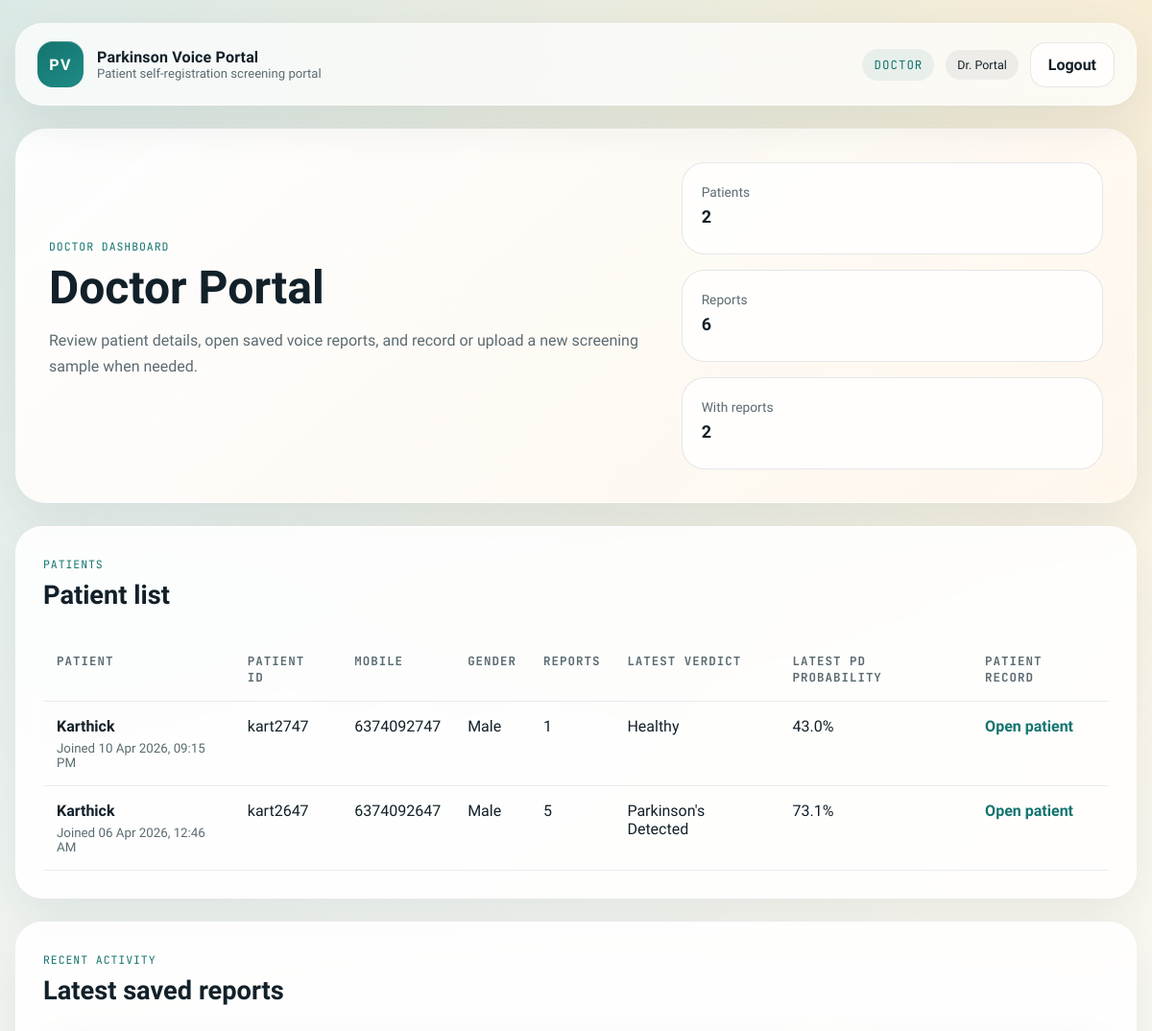
Page /doctor/dashboard (signed in, upper part) on the earlier database version.
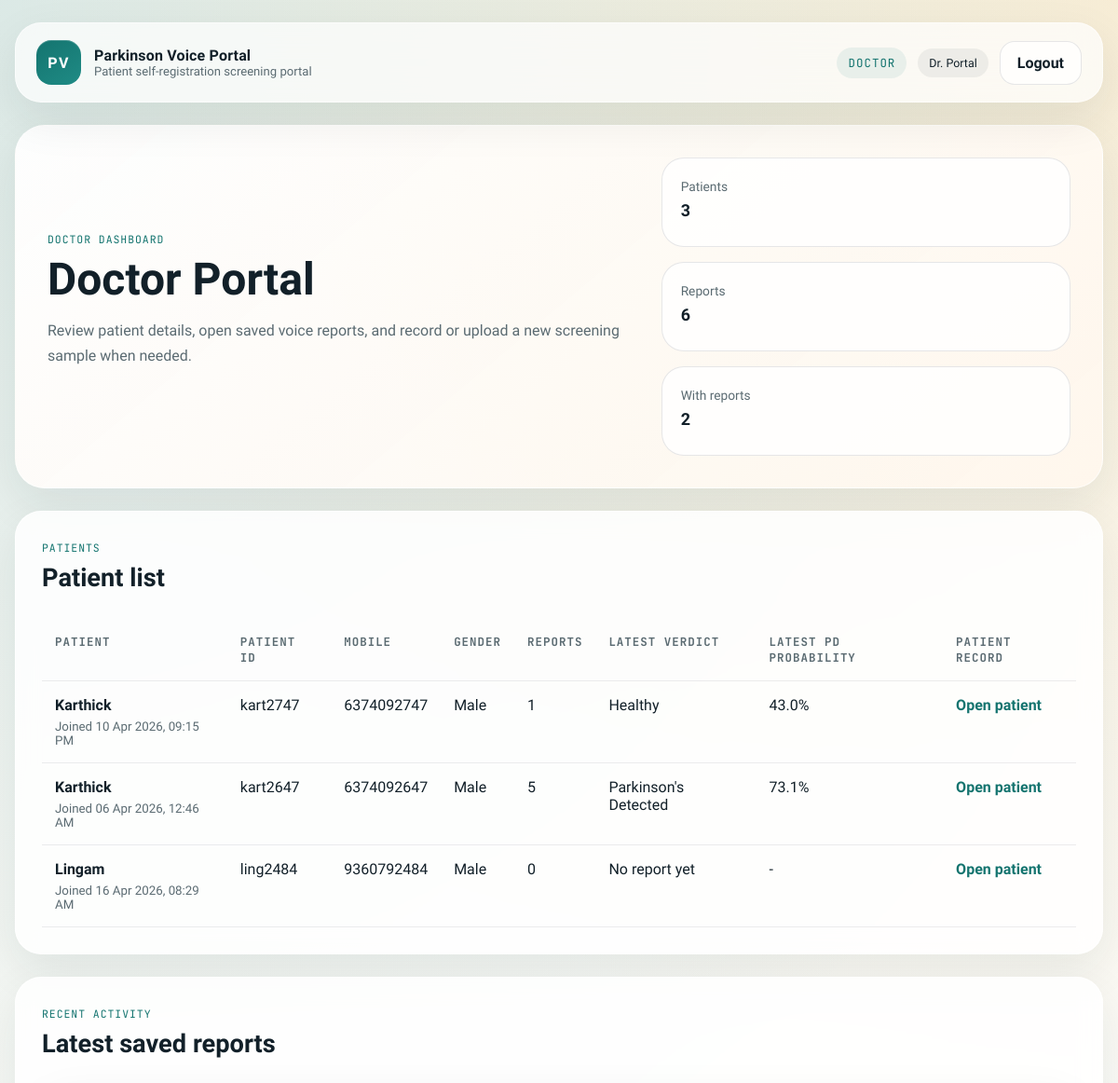
Same page on the later database version.
### tables this page shows
CREATE TABLE users (
            id INTEGER PRIMARY KEY AUTOINCREMENT,
            full_name TEXT NOT NULL,
            mobile_number TEXT,
            username TEXT NOT NULL UNIQUE,
            password_hash TEXT,
            role TEXT NOT NULL CHECK(role IN ('patient', 'doctor')),
            created_at TEXT NOT NULL
        , gender TEXT DEFAULT 'unspecified');

### app.py (the view)
@app.route("/doctor/dashboard")
@login_required(role="doctor")
def doctor_dashboard():
    patient_summaries = list_patient_summaries()
    recent_reports = list_recent_reports(limit=10)
    total_reports = sum(item["report_count"] for item in patient_summaries)
    return render_template(
        "doctor_dashboard.html",
        patient_summaries=patient_summaries,
        recent_reports=recent_reports,
        total_reports=total_reports,
    )

### app.py (called while the page is built)
def get_db() -> sqlite3.Connection:
    if "db" not in g:
        os.makedirs(DATA_DIR, exist_ok=True)
        connection = sqlite3.connect(app.config["DATABASE_PATH"])
        connection.row_factory = sqlite3.Row
        connection.execute("PRAGMA foreign_keys = ON")
        g.db = connection
    return g.db

def row_to_user(row):
    return dict(row) if row is not None else None

def get_user_by_id(user_id: int, role: str | None = None):
    if user_id is None:
        return None
    db = get_db()
    if role is None:
        row = db.execute("SELECT * FROM users WHERE id = ?", (user_id,)).fetchone()
    else:
        row = db.execute(
            "SELECT * FROM users WHERE id = ? AND role = ?", (user_id, role)
        ).fetchone()
    return row_to_user(row)

def hydrate_report(row):
    if row is None:
        return None
    report = dict(row)
    report["features"] = json.loads(report.pop("features_json") or "{}")
    report["segment_results"] = json.loads(report.pop("segment_results_json") or "[]")
    report["skipped_segments"] = json.loads(
        report.pop("skipped_segments_json") or "[]"
    )
    report["quality_flags"] = json.loads(report.pop("quality_flags_json", "[]") or "[]")
    report["quality_status"] = report.get("quality_status") or "accepted"
    report["needs_retake"] = bool(report.get("needs_retake", 0))
    report["consented_for_training"] = bool(report.get("consented_for_training", 0))
    report["clinician_confirmed_label"] = (
        report.get("clinician_confirmed_label") or "unconfirmed"
    )
    return report

def list_recent_reports(limit: int = 8):
    db = get_db()
    rows = db.execute(
        """
        SELECT
            reports.*,
            users.full_name AS patient_name,
            users.username AS patient_username
        FROM reports
        JOIN users ON users.id = reports.patient_id
        ORDER BY reports.created_at DESC, reports.id DESC
        LIMIT ?
        """,
        (limit,),
    ).fetchall()
    recent_reports = []
    for row in rows:
        item = hydrate_report(row)
        recent_reports.append(item)
    return recent_reports

@app.before_request
def load_current_user() -> None:
    user_id = session.get("user_id")
    g.user = get_user_by_id(user_id)
    if user_id and g.user is None:
        session.clear()

@app.context_processor
def inject_template_helpers():
    return {
        "current_user": g.get("user"),
    }

### templates/doctor_dashboard.html (shortened to what this page needs)
{% extends "base.html" %}
{% block content %}
  <section class="dashboard-hero">
    <div>
      <span class="eyebrow">Doctor dashboard</span>
      <h1>Doctor Portal</h1>
      <p class="muted">
        Review patient details, open saved voice reports, and record or upload a new screening sample when needed.
      </p>
    </div>
    <div class="hero-stats">
      <div class="mini-stat">
        <span>Patients</span>
        <strong>{{ patient_summaries|length }}</strong>
      </div>
      <div class="mini-stat">
        <span>Reports</span>
        <strong>{{ total_reports }}</strong>
      </div>
      <div class="mini-stat">
        <span>With reports</span>
        <strong>{{ patient_summaries|selectattr("report_count")|list|length }}</strong>
      </div>
    </div>
  </section>
  <section class="panel-card">
    <div class="section-head">
      <div>
        <span class="eyebrow">Patients</span>
        <h2>Patient list</h2>
      </div>
    </div>
    <div class="table-wrap">
      <table class="data-table">
        <thead>
          <tr>
            <th>Patient</th>
            <th>Patient ID</th>
            <th>Mobile</th>
            <th>Gender</th>
            <th>Reports</th>
            <th>Latest verdict</th>
            <th>Latest PD probability</th>
            <th>Patient record</th>
          </tr>
        </thead>
        <tbody>
          {% for patient in patient_summaries %}
            <tr>
              <td>
                <strong>{{ patient.full_name }}</strong>
                <small>Joined {{ patient.created_at|dt }}</small>
              </td>
              <td>{{ patient.username }}</td>
              <td>{{ patient.mobile_number or "-" }}</td>
              <td>{{ (patient.gender or "unspecified")|replace('_', ' ')|title }}</td>
              <td>{{ patient.report_count }}</td>
              <td>{{ patient.latest_label or "No report yet" }}</td>
              <td>{{ patient.latest_pd_probability|pct }}</td>
              <td>
                <div class="table-actions">
                  <a class="text-link" href="{{ url_for('doctor_patient_detail', patient_id=patient.id) }}">Open patient</a>
                </div>
              </td>
            </tr>
          {% else %}
            <tr>
              <td colspan="8" class="empty-row">No patients have registered yet.</td>
            </tr>
          {% endfor %}
        </tbody>
      </table>
    </div>
  </section>
  <section class="panel-card">
    <div class="section-head">
      <div>
        <span class="eyebrow">Recent activity</span>
        <h2>Latest saved reports</h2>
      </div>
    </div>
  </section>
{% endblock %}

### templates/base.html (shortened to what this page needs)
<!DOCTYPE html>
<html lang="en">
<head>
  <link rel="stylesheet" href="{{ url_for('static', filename='styles.css') }}">
</head>
<body>
  <div class="page-shell">
    <header class="site-header">
      <a class="brand" href="{{ url_for('home') }}">
        <span class="brand-mark">PV</span>
        <span>
          <strong>Parkinson Voice Portal</strong>
          <small>Patient self-registration screening portal</small>
        </span>
      </a>
      <nav class="header-nav">
        {% if current_user %}
          <span class="nav-chip">{{ current_user.role|title }}</span>
          <span class="nav-user">{{ current_user.full_name }}</span>
          <a class="btn btn-ghost" href="{{ url_for('logout') }}">Logout</a>
        {% else %}
          <a class="btn btn-ghost" href="{{ url_for('patient_login') }}">Patient Login</a>
          <a class="btn btn-ghost" href="{{ url_for('doctor_login') }}">Doctor Login</a>
        {% endif %}
      </nav>
    </header>
    <main class="main-content">
      {% block content %}{% endblock %}
    </main>
  </div>
</body>
</html>

Differences in the rows shown:
added users: full_name "Lingam", created_at|dt "16 Apr 2026, 08:29 AM", username "ling2484", mobile_number "9360792484", gender "Male", report_count "0", latest_label "No report yet", latest_pd_probability|pct "-"
Other differences:
{{ patient_summaries|length }}: "2" → "3"
